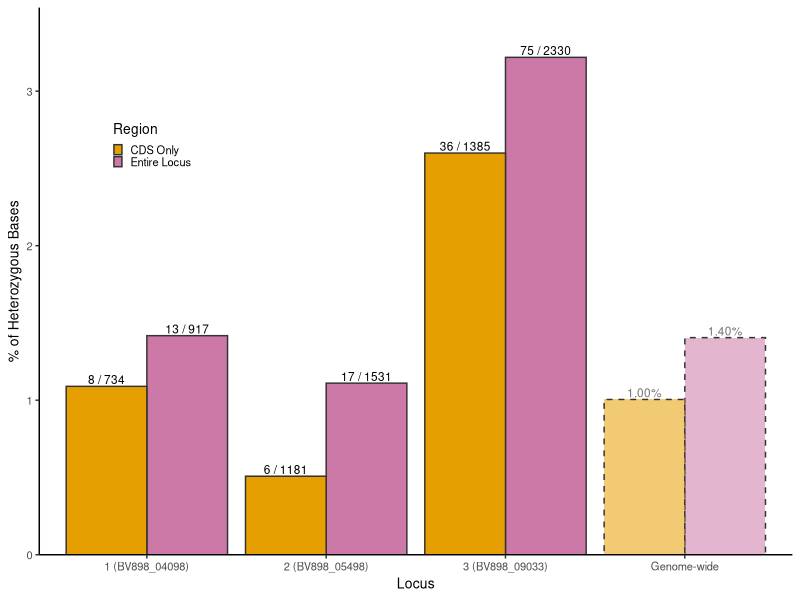
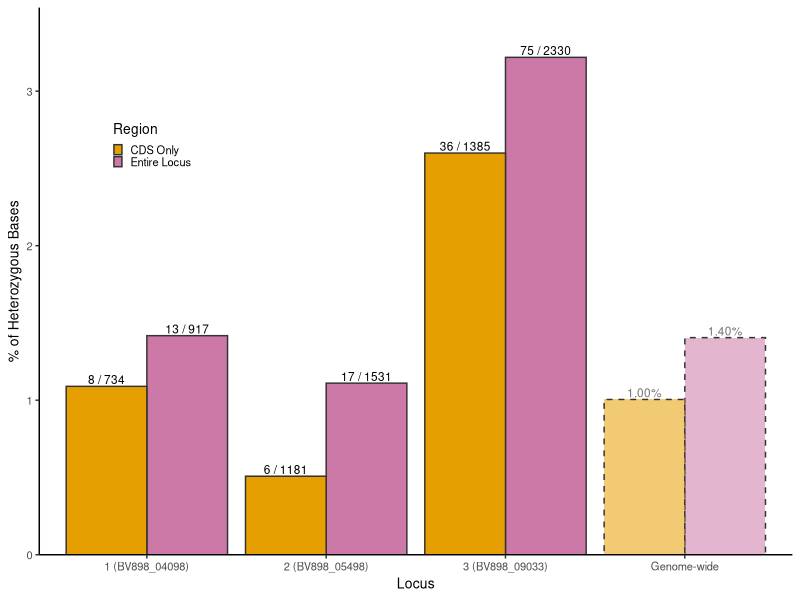
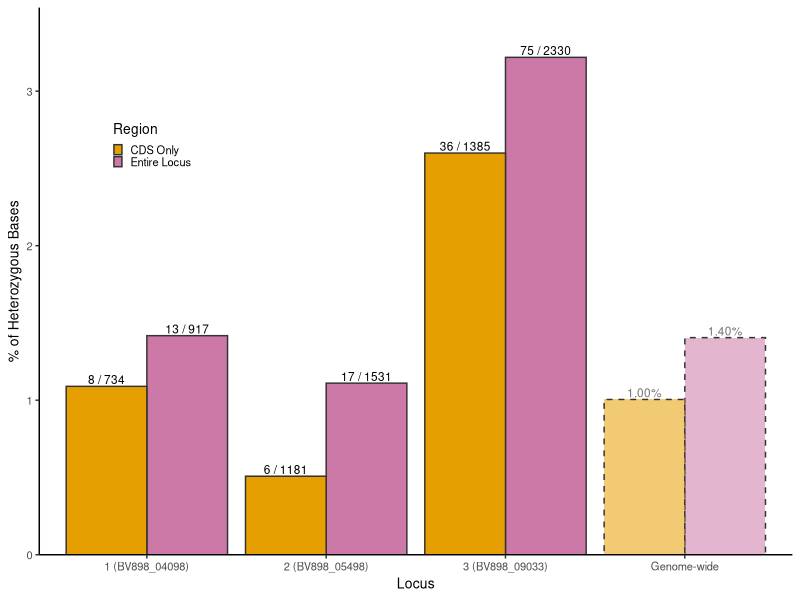

The R source for these figures, in order:

library(nlme)
library(scales)
library(ggplot2)
library(grid)
library(gridExtra)
library(data.table)
library(tidyverse)

###############################################################################
# Specify File locations
###############################################################################

# summary files are downloaded locally before plotting
main_dir = "C:/Users/addie/OneDrive - University of North Carolina at Chapel Hill/LAB/DATA/BUSCO_allele_inheritance/BUSCO_allele_inheritance_expt_plotting"
setwd(main_dir)

plots_dir = "C:/Users/addie/OneDrive - University of North Carolina at Chapel Hill/LAB/tardigrade_heterozygosity/He_FIGURE_PLOTS"

###############################################################################
# Adjust settings for ALL plots
###############################################################################

# theme settings
theme_set(theme_classic())
theme_update(text=element_text(size=10),
             strip.background = element_blank(), # remove box around facet labels
             strip.text = element_text(face = "bold"), # and bold text
             legend.key.size = unit(0.1, "in") # adjust legend sizing
)

cbPalette <- c("#999999", "#56B4E9", "#E69F00", "#CC79A7", "#009E73")

###############################################################################
# Create dataframe manually from Benchling data
###############################################################################

# all loci fully encompass CDS of associated BUSCO gene
# SNP counts include single-nucleotide indels (only one of these is present, in BUSCO 2)

## create dataframe with manually entered data
BUSCO_loci <- data.frame(
  Locus = c("BUSCO 1", "BUSCO 2", "BUSCO 3"),
  Previous_name = c("BUSCO 1", "BUSCO 3", "BUSCO 6"),
  Gene_ID = c("BV898_04098", "BV898_05498", "BV898_09033"),
  Allele1_Length_w_primers = c(961, 1574, 2481),
  Allele1_Length_without_primers = c(917, 1531, 2436),
  Primer_pair_length = c(44, 43, 45),
  Allele2_Length_w_primers = c(961, 1573, 2421),
  Allele2_Length_without_primers = c(917, 1530, 2376),
  CDS_Length_without_non_SNP_Indels = c(734, 1181, 1385),
  SNPs_in_Locus = c(13, 17, 75),
  SNPs_in_CDS = c(8, 6, 36),
  SNPs_not_in_NCBI_ref = c(0, 0, 0),
  non_SNP_Indels = c(0, 0, 3),
  non_SNP_Indels_in_CDS = c(0, 0, 1),
  non_SNP_Indel_Lengths = c(NA, NA, "46 bp; 70 bp; 38 bp"),
  sum_non_SNP_Indel_Lengths = c(0, 0, 154),
  Indel_Notes = c(NA, "one non-CDS single-nucleotide indel", "70bp and 38bp indels are in allele 1; 46bp indel is in allele 2 and in CDS region; indels appear to be in repetitive regions")
)

## calculate length of each locus WITHOUT non-SNP indels (manually)
BUSCO_loci$Locus_Length_without_non_SNP_Indels <- c(
  BUSCO_loci$Allele1_Length_without_primers[1], # BUSCO 1 has no indels
  BUSCO_loci$Allele1_Length_without_primers[2], # BUSCO 2 has no indels
  BUSCO_loci$Allele2_Length_without_primers[3] - 46 # BUSCO 3
)
## also calculate length of each locus WITH non-SNP indels
BUSCO_loci$Locus_Length_with_non_SNP_Indels <- BUSCO_loci$Locus_Length_without_non_SNP_Indels + BUSCO_loci$sum_non_SNP_Indel_Lengths
BUSCO_loci$CDS_Length_with_non_SNP_Indels <- c(
  BUSCO_loci$CDS_Length[1], # BUSCO 1 has no indels
  BUSCO_loci$CDS_Length[2], # BUSCO 2 has no indels
  BUSCO_loci$CDS_Length[3] + 46# BUSCO 3
)
BUSCO_loci$polymorphisms_in_Locus = BUSCO_loci$SNPs_in_Locus + BUSCO_loci$non_SNP_Indels
BUSCO_loci$polymorphisms_in_CDS = BUSCO_loci$SNPs_in_CDS + BUSCO_loci$non_SNP_Indels_in_CDS

head(BUSCO_loci)

###############################################################################
# Organize dataframe for plotting
###############################################################################

## Pivot longer for plotting
BUSCO_loci_longer <- BUSCO_loci %>%
  select(Locus, SNPs_in_Locus, SNPs_in_CDS) %>%
  pivot_longer(cols = c("SNPs_in_Locus", "SNPs_in_CDS"),
               names_to = "Region",
               values_to = "SNP_Count") %>%
  mutate(Region = recode(Region,
                         "SNPs_in_Locus" = "Entire Locus",
                         "SNPs_in_CDS" = "CDS Only"))
# add lengths without non-SNP indels to longer dataframe
BUSCO_loci_longer <- BUSCO_loci_longer %>%
  mutate(Length_without_non_SNP_Indels = ifelse(
    Region == "Entire Locus",
    BUSCO_loci$Locus_Length_without_non_SNP_Indels[match(Locus, BUSCO_loci$Locus)],
    BUSCO_loci$CDS_Length_without_non_SNP_Indels[match(Locus, BUSCO_loci$Locus)]
  )) %>%
  mutate(Length_with_non_SNP_Indels = ifelse(
    Region == "Entire Locus",
    BUSCO_loci$Locus_Length_with_non_SNP_Indels[match(Locus, BUSCO_loci$Locus)],
    BUSCO_loci$CDS_Length_with_non_SNP_Indels[match(Locus, BUSCO_loci$Locus)]
  ))
# add polymorphisms counts (SNPs + non-SNP indels) to longer dataframe
BUSCO_loci_longer <- BUSCO_loci_longer %>%
  mutate(Polymorphism_Count = ifelse(
    Region == "Entire Locus",
    BUSCO_loci$polymorphisms_in_Locus[match(Locus, BUSCO_loci$Locus)],
    BUSCO_loci$polymorphisms_in_CDS[match(Locus, BUSCO_loci$Locus)]
  ))
# calculate SNPs per bp (heterozygosity)
BUSCO_loci_longer <- BUSCO_loci_longer %>%
  mutate(SNPs_per_bp_ignore_indels = SNP_Count / Length_without_non_SNP_Indels,
         SNPs_per_bp_include_indels = SNP_Count / Length_with_non_SNP_Indels,
         Polymorphisms_per_bp_include_indels = Polymorphism_Count / Length_with_non_SNP_Indels)

head(BUSCO_loci_longer)


###############################################################################

# add psuedo-locus that represents genome-wide averages
genome_wide_avg_longer <- data.frame(
  Locus = c("Genome-wide", "Genome-wide"),
  Region = c("Entire Locus", "CDS Only"),
  SNP_Count = c(NA, NA),
  Length_without_non_SNP_Indels = c(NA, NA),
  Length_with_non_SNP_Indels = c(NA, NA),
  # all 3 heterozygosity values below are the same:
  SNPs_per_bp_ignore_indels = c(1.40498414514137/100, 1.00481635759971/100),
  SNPs_per_bp_include_indels = c(1.40498414514137/100, 1.00481635759971/100),
  Polymorphism_Count = c(1.40498414514137/100, 1.00481635759971/100),
  Polymorphisms_per_bp_include_indels = c(1.40498414514137/100, 1.00481635759971/100)
)
head(genome_wide_avg_longer)

# combine with BUSCO loci data
BUSCO_loci_longer <- rbind(BUSCO_loci_longer, genome_wide_avg_longer)

# Re-label BUSCO loci
BUSCO_loci_longer$Locus <- recode(BUSCO_loci_longer$Locus,
                                   "BUSCO 1" = "1 (BV898_04098)",
                                   "BUSCO 2" = "2 (BV898_05498)",
                                   "BUSCO 3" = "3 (BV898_09033)")

###############################################################################
# Make Plots
###############################################################################

# ## Number of SNPs per BUSCO locus (entire locus vs CDS only)
# ggplot(BUSCO_loci_longer, aes(x=Locus, y=SNP_Count, fill=Region)) +
#   geom_bar(stat="identity", position=position_dodge()) +
#   scale_fill_manual(values=c("#56B4E9", "#E69F00")) +
#   labs(x="BUSCO Locus", y="Number of SNPs", fill="Region")


###############################################################################
## Proportion of SNPs per length (not including large indels)

# v1: as percentage (SNPs per bp * 100 = % of heterozygous bases)

# flag pseudo-locus for distinct appearance in plot
BUSCO_loci_longer$is_genome_wide <- BUSCO_loci_longer$Locus == "Genome-wide"

ggplot(BUSCO_loci_longer, aes(x=Locus,
                              y=SNPs_per_bp_ignore_indels*100,
                              fill=Region,
                              alpha = is_genome_wide)) +
  geom_bar(stat="identity", position=position_dodge(),
           color = "grey20", aes(linetype = is_genome_wide)) +
  scale_fill_manual(values=c("#E69F00", "#CC79A7")) +
  scale_alpha_manual(values = c(`FALSE` = 1, `TRUE` = 0.55), guide = "none") +
  scale_linetype_manual(values = c(`FALSE` = "solid", `TRUE` = "dashed"),
                        guide = "none") +# save plot
  # label bars
  geom_text(
    aes(
      label = ifelse(
        is_genome_wide,
        scales::percent(SNPs_per_bp_ignore_indels, accuracy = 0.01),
        paste0(SNP_Count, " / ", Length_without_non_SNP_Indels)
      )
    ),
    position = position_dodge(width = 0.9),
    vjust = -0.25,
    size = 3
  ) +
  # expand top of plot slightly for bar labels
  scale_y_continuous(expand=expansion(mult=c(0, 0.1))) +
  theme(legend.position = c(0.15,0.75)) +
  labs(x="Locus", y="% of Heterozygous Bases", fill="Region")
plot_title <- 'BUSCO_Loci_Heterozygosity_Percentage_ignore_indels'
ggsave(paste0(plots_dir, "/", plot_title, '.png'), width=5, height=2.5)
ggsave(paste0(plots_dir, "/", plot_title, '.pdf'), width=5, height=2.5)




###############################################################################
# ## Proportion of SNPs per length (including large indels)
# # as percentage (SNPs per bp * 100 = % of heterozygous bases)
# ggplot(BUSCO_loci_longer, aes(x=Locus, y=SNPs_per_bp_include_indels*100, fill=Region)) +
#   geom_bar(stat="identity", position=position_dodge()) +
#   scale_fill_manual(values=c("#56B4E9", "#E69F00")) +
#   # label bars with heterozygosity percentage values
#   geom_text(aes(label=percent(SNPs_per_bp_include_indels, accuracy=0.01)),
#             position=position_dodge(width=0.9),
#             vjust=-0.25, size=3) +
#   # expand top of plot slightly for bar labels
#   scale_y_continuous(expand=expansion(mult=c(0, 0.1))) +
#   labs(x="Locus", y="% of Heterozygous Bases", fill="Region")
# # save plot
# plot_title <- 'BUSCO_Loci_Heterozygosity_Percentage_include_indels'
# ggsave(paste0(plots_dir, "/", plot_title, '.png'), width=4, height=2.5)
# ggsave(paste0(plots_dir, "/", plot_title, '.pdf'), width=4, height=2.5)

###############################################################################
# ## Proportion of polymorphisms (SNPs + non-SNP indels) per length (including large indels)
# # as percentage (polymorphisms per bp * 100 = % of heterozygous bases)
# ggplot(BUSCO_loci_longer, aes(x=Locus, y=Polymorphisms_per_bp_include_indels*100, fill=Region)) +
#   geom_bar(stat="identity", position=position_dodge()) +
#   scale_fill_manual(values=c("#56B4E9", "#E69F00")) +
#   # label bars with heterozygosity percentage values
#   geom_text(aes(label=percent(Polymorphisms_per_bp_include_indels, accuracy=0.01)),
#             position=position_dodge(width=0.9),
#             vjust=-0.25, size=3) +
#   # expand top of plot slightly for bar labels
#   scale_y_continuous(expand=expansion(mult=c(0, 0.1))) +
#   labs(x="Locus", y="Heterozygosity (%)", fill="Region")
# # save plot
# plot_title <- 'BUSCO_Loci_Polymorphisms_Percentage_include_indels'
# ggsave(paste0(plots_dir, "/", plot_title, '.png'), width=4, height=2.5)
# ggsave(paste0(plots_dir, "/", plot_title, '.pdf'), width=4, height=2.5)





###############################################################################
## WHat is the mean heterozygosity across all 3 BUSCO loci?
mean_het_ignore_indels <- mean(BUSCO_loci_longer$SNPs_per_bp_ignore_indels[
  BUSCO_loci_longer$Region == "Entire Locus"])
mean_het_ignore_indels_percent <- mean_het_ignore_indels * 100
paste0("Mean PCR Product Heterozygosity: " ,mean_het_ignore_indels_percent, "% (ignoring indels)")

mean_het_CDS_ignore_indels <- mean(
  BUSCO_loci_longer$SNPs_per_bp_ignore_indels[
    BUSCO_loci_longer$Region == "CDS Only"])
mean_het_CDS_ignore_indels_percent <- mean_het_CDS_ignore_indels * 100
paste0("Mean CDS Heterozygosity: " ,mean_het_CDS_ignore_indels_percent, "% (ignoring indels)")
